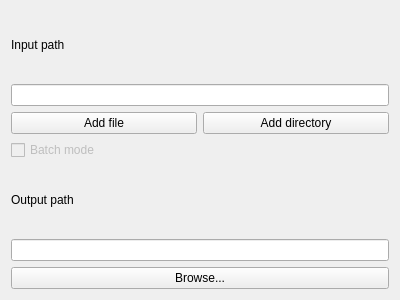
<?xml version="1.0" encoding="UTF-8"?>
<ui version="4.0">
 <class>InputPage</class>
 <widget class="QWizardPage" name="InputPage">
  <property name="geometry">
   <rect>
    <x>0</x>
    <y>0</y>
    <width>400</width>
    <height>300</height>
   </rect>
  </property>
  <property name="sizePolicy">
   <sizepolicy hsizetype="Preferred" vsizetype="Expanding">
    <horstretch>0</horstretch>
    <verstretch>0</verstretch>
   </sizepolicy>
  </property>
  <property name="windowTitle">
   <string>WizardPage</string>
  </property>
  <layout class="QVBoxLayout" name="verticalLayout">
   <item>
    <widget class="QLabel" name="inputPathLabel">
     <property name="text">
      <string>Input path</string>
     </property>
    </widget>
   </item>
   <item>
    <widget class="QLineEdit" name="inputPath">
     <property name="readOnly">
      <bool>false</bool>
     </property>
    </widget>
   </item>
   <item>
    <layout class="QHBoxLayout" name="horizontalLayout">
     <item>
      <widget class="QPushButton" name="addFileButton">
       <property name="text">
        <string>Add file</string>
       </property>
      </widget>
     </item>
     <item>
      <widget class="QPushButton" name="addDirectoryButton">
       <property name="text">
        <string>Add directory</string>
       </property>
      </widget>
     </item>
    </layout>
   </item>
   <item>
    <widget class="QCheckBox" name="batchMode">
     <property name="enabled">
      <bool>false</bool>
     </property>
     <property name="text">
      <string>Batch mode</string>
     </property>
    </widget>
   </item>
   <item>
    <widget class="QLabel" name="outputPathLabel">
     <property name="text">
      <string>Output path</string>
     </property>
    </widget>
   </item>
   <item>
    <widget class="QLineEdit" name="outputPath">
     <property name="readOnly">
      <bool>false</bool>
     </property>
    </widget>
   </item>
   <item>
    <widget class="QPushButton" name="outputPathButton">
     <property name="text">
      <string>Browse...</string>
     </property>
    </widget>
   </item>
  </layout>
 </widget>
 <resources/>
 <connections/>
</ui>
